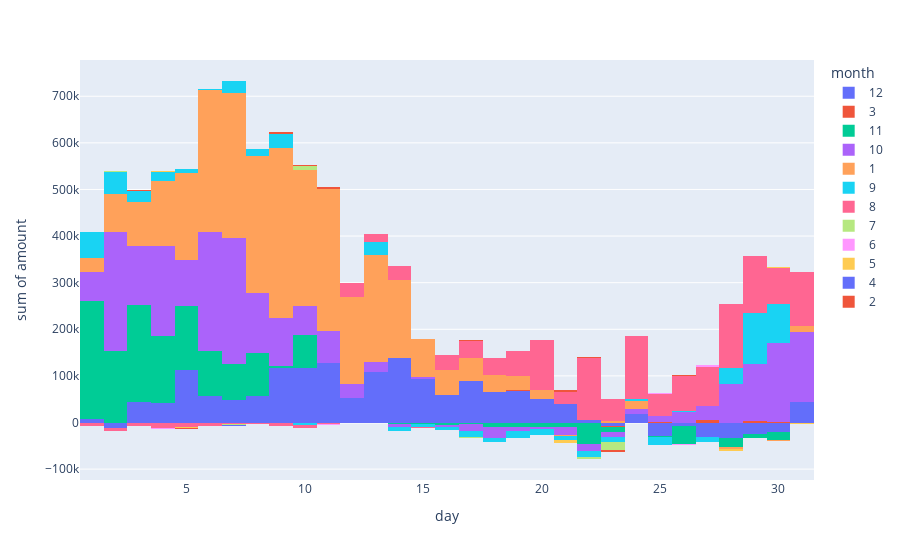

The notebook cell saved with this chart:
### Code cell
sum_amount_per_days_fig = px.histogram(df[['day', 'month', 'amount']], x='day', y='amount', color='month')
sum_amount_per_days_fig

### Figure 1 — Plotly figure (JSON) as saved in the notebook; plotly's stock layout.template omitted (floating-point values rounded to 4 significant figures; data arrays with more than 128 entries replaced by an {"elided": "..."} marker saying what was removed)
{"data": [{"alignmentgroup": "True", "bingroup": "x", "histfunc": "sum", "hovertemplate": "month=12<br>day=%{x}<br>sum of amount=%{y}<extra></extra>", "legendgroup": "12", "marker": {"color": "#636efa", "pattern": {"shape": ""}}, "name": "12", "offsetgroup": "12", "orientation": "v", "showlegend": true, "type": "histogram", "x": {"elided": "4223 int values"}, "xaxis": "x", "y": {"elided": "4223 float values"}, "yaxis": "y"}, {"alignmentgroup": "True", "bingroup": "x", "histfunc": "sum", "hovertemplate": "month=3<br>day=%{x}<br>sum of amount=%{y}<extra></extra>", "legendgroup": "3", "marker": {"color": "#EF553B", "pattern": {"shape": ""}}, "name": "3", "offsetgroup": "3", "orientation": "v", "showlegend": true, "type": "histogram", "x": {"elided": "154 int values"}, "xaxis": "x", "y": {"elided": "154 float values"}, "yaxis": "y"}, {"alignmentgroup": "True", "bingroup": "x", "histfunc": "sum", "hovertemplate": "month=11<br>day=%{x}<br>sum of amount=%{y}<extra></extra>", "legendgroup": "11", "marker": {"color": "#00cc96", "pattern": {"shape": ""}}, "name": "11", "offsetgroup": "11", "orientation": "v", "showlegend": true, "type": "histogram", "x": {"elided": "2492 int values"}, "xaxis": "x", "y": {"elided": "2492 float values"}, "yaxis": "y"}, {"alignmentgroup": "True", "bingroup": "x", "histfunc": "sum", "hovertemplate": "month=10<br>day=%{x}<br>sum of amount=%{y}<extra></extra>", "legendgroup": "10", "marker": {"color": "#ab63fa", "pattern": {"shape": ""}}, "name": "10", "offsetgroup": "10", "orientation": "v", "showlegend": true, "type": "histogram", "x": {"elided": "4135 int values"}, "xaxis": "x", "y": {"elided": "4135 float values"}, "yaxis": "y"}, {"alignmentgroup": "True", "bingroup": "x", "histfunc": "sum", "hovertemplate": "month=1<br>day=%{x}<br>sum of amount=%{y}<extra></extra>", "legendgroup": "1", "marker": {"color": "#FFA15A", "pattern": {"shape": ""}}, "name": "1", "offsetgroup": "1", "orientation": "v", "showlegend": true, "type": "histogram", "x": {"elided": "3867 int values"}, "xaxis": "x", "y": {"elided": "3867 float values"}, "yaxis": "y"}, {"alignmentgroup": "True", "bingroup": "x", "histfunc": "sum", "hovertemplate": "month=9<br>day=%{x}<br>sum of amount=%{y}<extra></extra>", "legendgroup": "9", "marker": {"color": "#19d3f3", "pattern": {"shape": ""}}, "name": "9", "offsetgroup": "9", "orientation": "v", "showlegend": true, "type": "histogram", "x": {"elided": "2311 int values"}, "xaxis": "x", "y": {"elided": "2311 float values"}, "yaxis": "y"}, {"alignmentgroup": "True", "bingroup": "x", "histfunc": "sum", "hovertemplate": "month=8<br>day=%{x}<br>sum of amount=%{y}<extra></extra>", "legendgroup": "8", "marker": {"color": "#FF6692", "pattern": {"shape": ""}}, "name": "8", "offsetgroup": "8", "orientation": "v", "showlegend": true, "type": "histogram", "x": {"elided": "2191 int values"}, "xaxis": "x", "y": {"elided": "2191 float values"}, "yaxis": "y"}, {"alignmentgroup": "True", "bingroup": "x", "histfunc": "sum", "hovertemplate": "month=7<br>day=%{x}<br>sum of amount=%{y}<extra></extra>", "legendgroup": "7", "marker": {"color": "#B6E880", "pattern": {"shape": ""}}, "name": "7", "offsetgroup": "7", "orientation": "v", "showlegend": true, "type": "histogram", "x": {"elided": "208 int values"}, "xaxis": "x", "y": {"elided": "208 float values"}, "yaxis": "y"}, {"alignmentgroup": "True", "bingroup": "x", "histfunc": "sum", "hovertemplate": "month=6<br>day=%{x}<br>sum of amount=%{y}<extra></extra>", "legendgroup": "6", "marker": {"color": "#FF97FF", "pattern": {"shape": ""}}, "name": "6", "offsetgroup": "6", "orientation": "v", "showlegend": true, "type": "histogram", "x": [23, 2, 14, 29, 2, 1, 5, 30, 1, 25, 28, 21, 4, 10, 1, 20, 30, 14, 2, 28, 19, 28, 29, 14, 26, 22, 13, 8, 1, 1, 8, 2, 29, 26, 1, 29, 26, 9, 25, 15, 19, 22, 7, 1, 24, 1, 22, 11, 17, 1, 4, 5, 2, 15, 27, 13, 1, 19, 6, 4, 28, 24, 23, 20, 18, 27, 11, 27, 28, 15, 21, 1, 11, 30, 25, 11, 1, 29, 26, 30, 25, 1, 25, 9, 29, 6, 5, 5, 28, 25, 8, 8, 24, 11, 13, 17, 17, 4, 30, 1, 17, 23, 1, 19, 27, 30, 29, 5, 2, 21], "xaxis": "x", "y": [-78.22, 227.1, -9.46, -1467.0, 465.9, 238.8, -17.11, -9.65, -85.87, 241.3, -9.48, 206.4, -1409.0, -3.36, -67.02, -16.67, -10.83, -0.5, 1113.0, -80.9, -46.45, 103.6, 1559.0, -219.3, -46.43, -16.28, -39.28, -44.65, -12.54, -22.73, -21.93, -419.1, -390.2, -33.85, -61.68, -14.36, -16.44, -142.4, -9.6, -20.66, -46.43, -3.76, -96.28, -28.48, -164.5, -137.1, -80.9, -450.4, -3.82, 0.07, -40.94, -74.52, -9.4, -2.58, 37.59, -16.72, -41.35, -4.26, -61.85, -83.28, -11.41, -25.35, -94.31, 264.2, -14.96, 3777.0, -49.55, -88.33, -8.11, -19.94, -40.53, -117.6, -861.7, 87.36, 2059.0, -10.05, -178.2, -29.77, -30.84, 34.94, -22.29, -11.55, -20.8, 1101.0, -48.62, -29.73, -368.3, -10.45, -57.68, -126.9, -45.44, -14.87, -29.13, -11.71, -17.26, -10.4, -25.35, -19.24, -23.23, 1008.0, -39.94, -56.73, -322.5, -13.57, 959.1, -68.77, -17.35, -241.8, 89.54, -17.74], "yaxis": "y"}, {"alignmentgroup": "True", "bingroup": "x", "histfunc": "sum", "hovertemplate": "month=5<br>day=%{x}<br>sum of amount=%{y}<extra></extra>", "legendgroup": "5", "marker": {"color": "#FECB52", "pattern": {"shape": ""}}, "name": "5", "offsetgroup": "5", "orientation": "v", "showlegend": true, "type": "histogram", "x": [5, 13, 1, 22, 3, 31, 11, 31, 17, 1, 29, 31, 31, 4, 31, 7, 10, 17, 28, 2, 1, 21, 17, 28, 30, 5, 9, 7, 31, 21, 30, 31, 21, 7, 1], "xaxis": "x", "y": [-8.5, -77.7, -85.08, 1344.0, -17.1, -44, -81.89, 11.98, -329.0, -329.0, 262.6, -124.1, -1467.0, 86.89, -390.2, -8.18, -219.3, -38.42, -82.34, 92.51, -141.8, -21.35, -24.38, -4124.0, -10.74, -456.7, -52.72, -75.67, 11.65, -6.12, 965.9, -29.77, -5152.0, -1247.0, -123.6], "yaxis": "y"}, {"alignmentgroup": "True", "bingroup": "x", "histfunc": "sum", "hovertemplate": "month=4<br>day=%{x}<br>sum of amount=%{y}<extra></extra>", "legendgroup": "4", "marker": {"color": "#636efa", "pattern": {"shape": ""}}, "name": "4", "offsetgroup": "4", "orientation": "v", "showlegend": true, "type": "histogram", "x": [3, 18, 14, 22, 4, 7, 20, 16, 13, 7, 16, 25, 21, 8, 7, 6, 7, 9, 22, 8, 20, 24, 15, 7, 23, 2, 18, 2, 16, 15, 10, 2, 18, 8, 1, 8, 8, 3, 5, 19, 15, 15, 6, 12, 5, 10, 22, 12, 4, 23, 13, 2, 22, 20, 12, 23, 16, 10, 13, 15, 8, 22, 10, 11, 7, 8, 6, 2, 7, 1, 16, 17, 24, 13, 13, 22, 16, 16], "xaxis": "x", "y": [-275.8, 294.6, -45.62, -18.76, -105.1, -8.12, -18.98, 22.88, -27.5, -17.67, 506.2, -9.53, 125.8, -114.2, 1.07, -57.86, -424, -11.91, -18.58, -240.0, -142.9, 105.0, 8.71, -55.33, 108.5, 128.0, -11.09, -281.2, -1.53, -23.54, 16.55, -15.74, -205.2, -448.5, 0.82, -50.69, -80.06, -1.17, -43.13, -2.32, -133.1, 59.78, -54.77, -9.71, -8.34, -20.8, -22.41, -9.24, -11.31, -10.85, -52.48, 189.7, -23.98, -21.94, -0.25, 15.13, -10.35, -492.8, -14.13, -22.28, -14.16, -16.43, -14.96, -21.4, -145.6, -21, -17.82, -51.77, -51.77, -22.28, 22.49, -7.23, -2.32, -49, -4.94, 46, 17.7, -1.62], "yaxis": "y"}, {"alignmentgroup": "True", "bingroup": "x", "histfunc": "sum", "hovertemplate": "month=2<br>day=%{x}<br>sum of amount=%{y}<extra></extra>", "legendgroup": "2", "marker": {"color": "#EF553B", "pattern": {"shape": ""}}, "name": "2", "offsetgroup": "2", "orientation": "v", "showlegend": true, "type": "histogram", "x": {"elided": "196 int values"}, "xaxis": "x", "y": {"elided": "196 float values"}, "yaxis": "y"}], "layout": {"barmode": "relative", "legend": {"title": {"text": "month"}, "tracegroupgap": 0}, "margin": {"t": 60}, "xaxis": {"anchor": "y", "domain": [0, 1], "title": {"text": "day"}}, "yaxis": {"anchor": "x", "domain": [0, 1], "title": {"text": "sum of amount"}}}}
